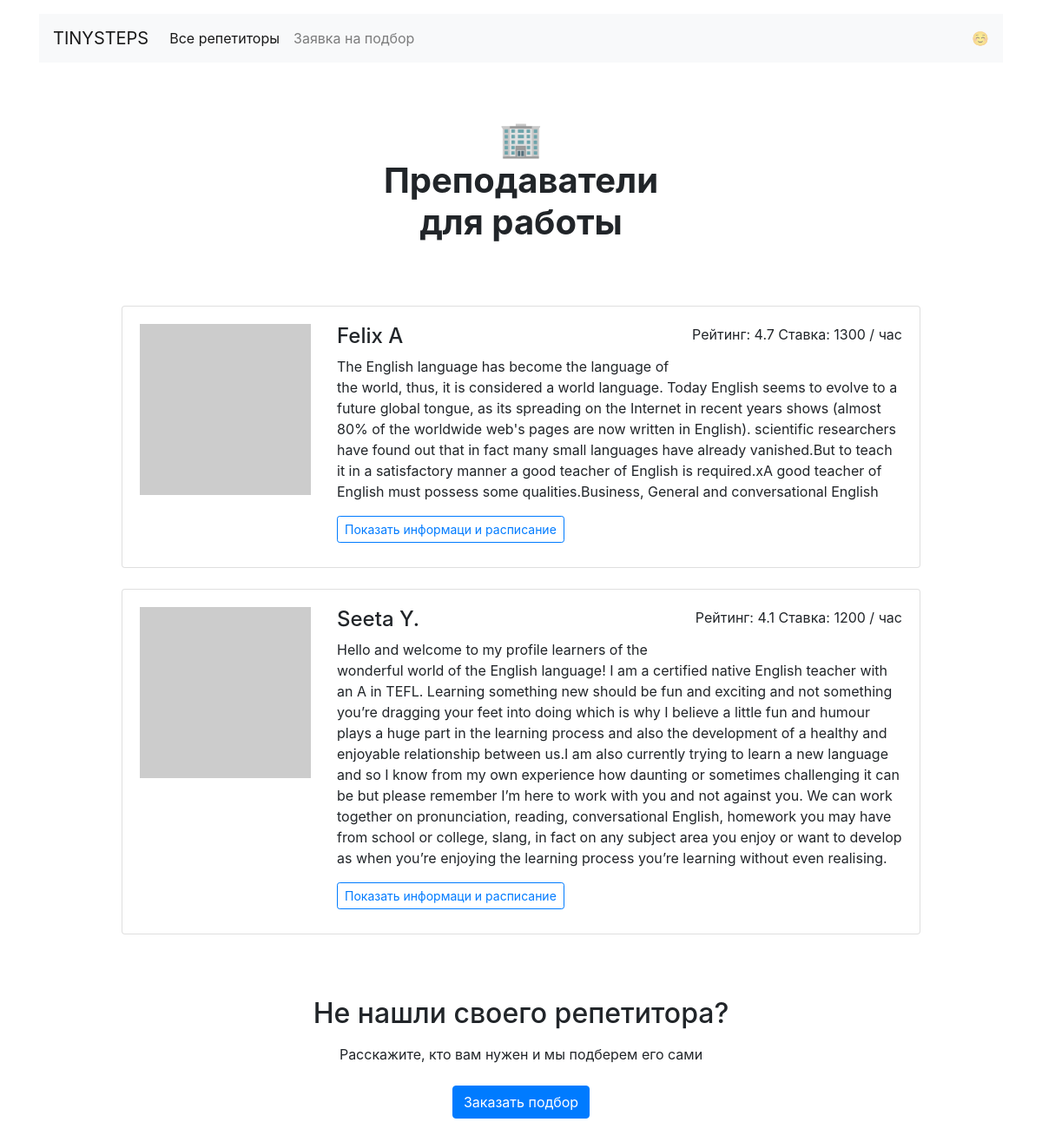
The app's page /goals/work/ with its own data.
### app.py (models this page shows)
class Teacher(db.Model):
    __tablename__ = 'teachers'
    id = db.Column(db.Integer, primary_key=True)
    data_id = db.Column(db.Integer, nullable=False)
    name = db.Column(db.String, nullable=False)
    about = db.Column(db.String, nullable=False)
    rating = db.Column(db.Float, nullable=False)
    picture = db.Column(db.String, nullable=False)
    price = db.Column(db.Integer, nullable=False)
    goals = db.Column(db.String, nullable=False)
    free = db.Column(db.JSON, nullable=False)
    booking = db.relationship("Booking")

### app.py (the view)
@app.route('/goals/<goal>/')
def all_goals(goal):
    content = db.session.query(Teacher).all()
    goal_req = None
    for i in content:
        if goal in i.goals.split(','):
            goal_req = goal
            break
    if goal_req is None:
        return '<h2>Задайте правильную категорию</h2>'
    teachers_edited = []
    rating = []
    rating_edit = []
    for i in content:
        goals = i.goals.split(',')
        if goal in goals:
            teachers_edited.append(i)
    for i in teachers_edited:
        rating.append(i.rating)
    for i in rating:
        if i not in rating_edit:
            rating_edit.append(i)
    rating = sorted(rating_edit, reverse=True)
    teachers = []
    for i in rating:
        for j in teachers_edited:
            if i == j.rating:
                teachers.append(j)
    goals = json_to_py_goals()
    output = render_template(
        'goal.html',
        goals=goals,
        goal=goal_req,
        teachers=teachers
    )
    return output

### app.py (called while the page is built)
def json_to_py_goals():
    with open('data_goals.json', 'r', encoding='utf-8') as f:
        content = json.load(f)
        return content

### templates/goal.html
{% extends "base.html" %}
{% block wrapper %}
<main class="container mt-3">
  <h1 class="h1 text-center w-50 mx-auto mt-1 py-5 mb-4">
    <strong>
      {% if goal == 'relocate' %} 🚜
      {% elif goal == 'work' %} 🏢
      {% elif goal == 'study' %} 🏫
      {% elif goal == 'for_programming' %} 🖥️
      {% else %} ⛱
      {% endif %}
      <br />Преподаватели <br />
      {{ goals[goal]|lower }}
    </strong>
  </h1>
  <div class="row">
    <div class="col-12 col-lg-10 offset-lg-1 m-auto">
      {% for i in teachers %}
      {% if goal in i['goals'] %}
      <div class="card mb-4">
        <div class="card-body">
          <div class="row">
            <div class="col-3">
              <img src="{{ i.picture }}" class="img-fluid" alt="" />
            </div>
            <div class="col-9">
              <p class="float-right">
                Рейтинг: {{ i.rating }} Ставка: {{ i.price }} / час
              </p>
              <h2 class="h4">{{ i.name }}</h2>
              <p>{{ i.about }}</p>
              <a
                href="/profiles/{{ i.id }}/"
                class="btn btn-outline-primary btn-sm mr-3 mb-2"
              >
                Показать информаци и расписание
              </a>
            </div>
          </div>
        </div>
      </div>
      {% endif %}
      {% endfor %}
    </div>
  </div>
  {% include 'paste.html' %}
</main>
{% endblock %}

### records on screen
Teacher: rating "4.7", price "1300", name "Felix A", about "The English language has become the language of the world, thus, it is considered a world language. Today English seems to evolve to a future global tongue, as its spreading on the Internet in recent years shows (almost 80% of the worldwide web's pages are now written in English). scientific researchers have found out that in fact many small languages have already vanished.But to teach it in a satisfactory manner a good teacher of English is required.xA good teacher of English must possess some qualities.Business, General and conversational English"
Teacher: rating "4.1", price "1200", name "Seeta Y.", about "Hello and welcome to my profile learners of the wonderful world of the English language! I am a certified native English teacher with an A in TEFL. Learning something new should be fun and exciting and not something you’re dragging your feet into doing which is why I believe a little fun and humour plays a huge part in the learning process and also the development of a healthy and enjoyable relationship between us.I am also currently trying to learn a new language and so I know from my own experience how daunting or sometimes challenging it can be but please remember I’m here to work with you and not against you. We can work together on pronunciation, reading, conversational English,…"

### other values on screen
{{ goals[goal]|lower }} "для работы"
